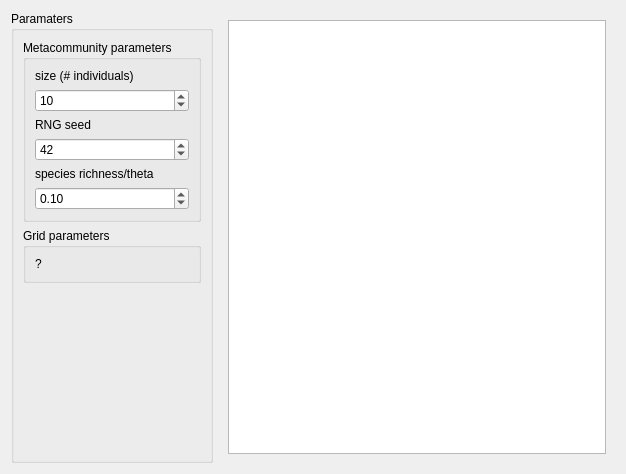
<?xml version="1.0" encoding="UTF-8"?>
<ui version="4.0">
 <class>qtdialog</class>
 <widget class="QDialog" name="qtdialog">
  <property name="geometry">
   <rect>
    <x>0</x>
    <y>0</y>
    <width>626</width>
    <height>474</height>
   </rect>
  </property>
  <property name="windowTitle">
   <string>Dialog</string>
  </property>
  <layout class="QHBoxLayout" name="horizontalLayout">
   <item>
    <widget class="QGroupBox" name="groupBox_2">
     <property name="title">
      <string>Paramaters</string>
     </property>
     <layout class="QVBoxLayout" name="verticalLayout_3">
      <item>
       <widget class="QGroupBox" name="groupBox">
        <property name="title">
         <string>Metacommunity parameters</string>
        </property>
        <layout class="QVBoxLayout" name="verticalLayout_2">
         <item>
          <widget class="QLabel" name="label_meta_j_m">
           <property name="text">
            <string>size (# individuals)</string>
           </property>
          </widget>
         </item>
         <item>
          <widget class="QSpinBox" name="box_meta_j_m">
           <property name="maximum">
            <number>1000</number>
           </property>
           <property name="value">
            <number>10</number>
           </property>
          </widget>
         </item>
         <item>
          <widget class="QLabel" name="label_meta_rng_seed">
           <property name="text">
            <string>RNG seed</string>
           </property>
          </widget>
         </item>
         <item>
          <widget class="QSpinBox" name="box_meta_rng_seed">
           <property name="value">
            <number>42</number>
           </property>
          </widget>
         </item>
         <item>
          <widget class="QLabel" name="label_meta_theta">
           <property name="text">
            <string>species richness/theta</string>
           </property>
          </widget>
         </item>
         <item>
          <widget class="QDoubleSpinBox" name="box_meta_theta">
           <property name="maximum">
            <double>1000.000000000000000</double>
           </property>
           <property name="singleStep">
            <double>0.100000000000000</double>
           </property>
           <property name="value">
            <double>0.100000000000000</double>
           </property>
          </widget>
         </item>
        </layout>
       </widget>
      </item>
      <item>
       <widget class="QGroupBox" name="groupBox_3">
        <property name="title">
         <string>Grid parameters</string>
        </property>
        <layout class="QVBoxLayout" name="verticalLayout">
         <item>
          <widget class="QLabel" name="label">
           <property name="text">
            <string>?</string>
           </property>
          </widget>
         </item>
        </layout>
       </widget>
      </item>
      <item>
       <spacer name="verticalSpacer">
        <property name="orientation">
         <enum>Qt::Vertical</enum>
        </property>
        <property name="sizeHint" stdset="0">
         <size>
          <width>20</width>
          <height>40</height>
         </size>
        </property>
       </spacer>
      </item>
     </layout>
    </widget>
   </item>
   <item>
    <widget class="QWidget" name="widget_2" native="true">
     <layout class="QVBoxLayout" name="verticalLayout_4">
      <item>
       <widget class="QPlainTextEdit" name="log"/>
      </item>
     </layout>
    </widget>
   </item>
  </layout>
 </widget>
 <resources/>
 <connections/>
</ui>
